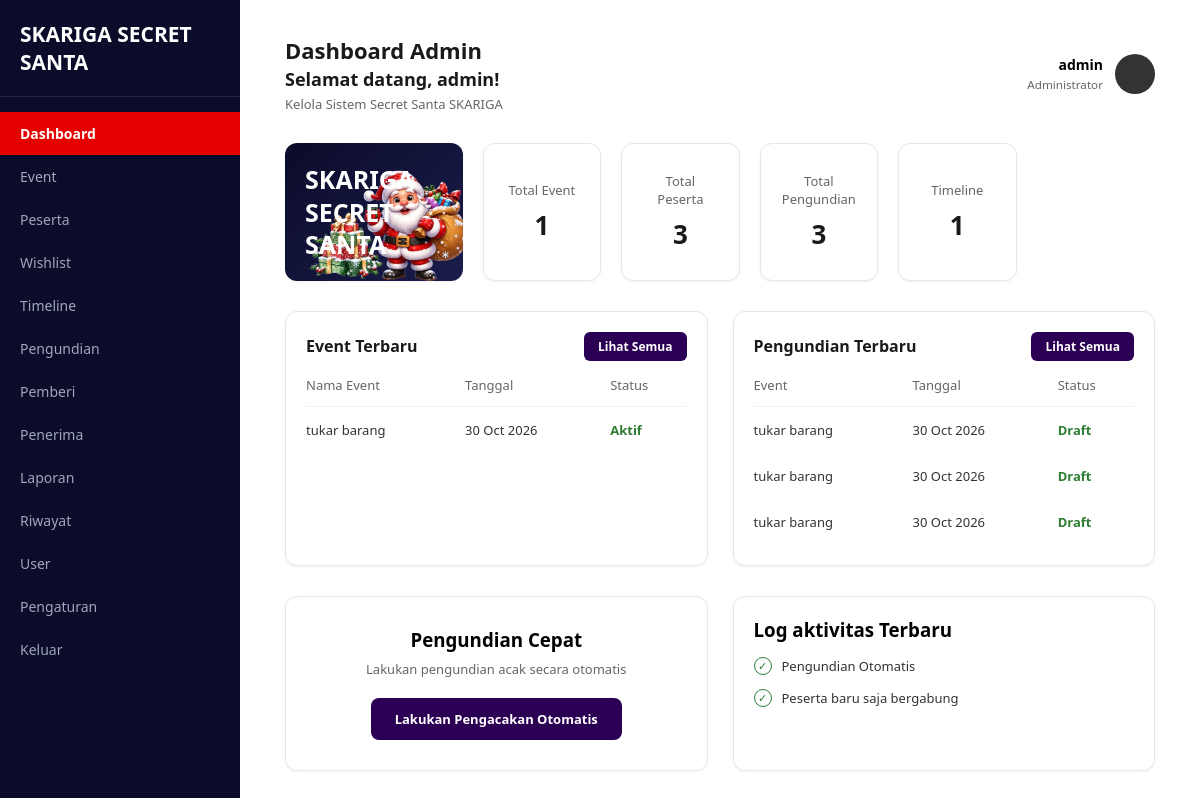
Screenshot of /pages/dashboard/menuadmin.php (signed in) with the database file from the repository.
### tables this page shows
CREATE TABLE `events` (
  `id` int(11) NOT NULL,
  `user_id` int(11) NOT NULL,
  `nama_event` varchar(150) NOT NULL,
  `deskripsi` text DEFAULT NULL,
  `budget` decimal(12,2) DEFAULT 0.00,
  `tanggal_event` date DEFAULT NULL,
  `status` enum('draft','aktif','selesai') DEFAULT 'draft',
  `created_at` timestamp NOT NULL DEFAULT current_timestamp()
);

### config/config.php (called while the page is built, shortened)
<?php
$base_url = 'http://localhost:8080/Project-TA-rey-nesya-rendra/';
function base_url($path = '')
{
    global $base_url;
    return $base_url . ltrim($path, '/');
}
?>

### includes/functions.php (called while the page is built, shortened)
<?php
function h($str)
{
    return htmlspecialchars((string) $str, ENT_QUOTES, 'UTF-8');
}
?>

### pages/dashboard/menuadmin.php (the view, shortened to what this page needs)
<?php
require_once __DIR__ . '/../../config/config.php';
require_once __DIR__ . '/../../includes/functions.php';
$total_event = (int) $conn->query("SELECT COUNT(*) AS total FROM events")->fetch_assoc()['total'];
$total_peserta = (int) $conn->query("SELECT COUNT(*) AS total FROM peserta")->fetch_assoc()['total'];
$total_pengundian = (int) $conn->query("SELECT COUNT(*) AS total FROM pengundian")->fetch_assoc()['total'];
$total_timeline = (int) $conn->query("SELECT COUNT(*) AS total FROM timeline")->fetch_assoc()['total'];
$event_terbaru = $conn->query(
    "SELECT nama_event, tanggal_event, status
     FROM events
     ORDER BY created_at DESC
     LIMIT 5"
);
$pengundian_terbaru = $conn->query(
    "SELECT e.nama_event, p.tanggal_undi, p.status
     FROM pengundian p
     JOIN events e ON e.id = p.event_id
     ORDER BY p.tanggal_undi DESC
     LIMIT 5"
);
?>
<!DOCTYPE html>
<html lang="id">
<head>
    <link rel="stylesheet" href="<?= base_url('assets/css/style_admin.css') ?>">
</head>
<body>
    <div class="dashboard-container">
        <aside>
            <div class="brand">
                <h2>SKARIGA SECRET SANTA</h2>
            </div>
            <nav>
                <ul>
                    <li class="active"><a href="<?= base_url('pages/dashboard/menuadmin.php') ?>">Dashboard</a></li>
                    <li><a href="<?= base_url('pages/event/event.php') ?>">Event</a></li>
                    <li><a href="<?= base_url('pages/peserta/index.php') ?>">Peserta</a></li>
                    <li><a href="<?= base_url('pages/wishlist/index.php') ?>">Wishlist</a></li>
                    <li><a href="<?= base_url('pages/timeline/index.php') ?>">Timeline</a></li>
                    <li><a href="<?= base_url('pages/pengundian/index.php') ?>">Pengundian</a></li>
                    <li><a href="<?= base_url('pages/pemberi/index.php') ?>">Pemberi</a></li>
                    <li><a href="<?= base_url('pages/penerima/index.php') ?>">Penerima</a></li>
                    <li><a href="<?= base_url('pages/laporan/index.php') ?>">Laporan</a></li>
                    <li><a href="<?= base_url('pages/riwayat/index.php') ?>">Riwayat</a></li>
                    <li><a href="<?= base_url('pages/user/index.php') ?>">User</a></li>
                    <li><a href="<?= base_url('pages/adminpengaturan/index.php') ?>">Pengaturan</a></li>
                    <li><a href="<?= base_url('logout.php') ?>">Keluar</a></li>
                </ul>
            </nav>
        </aside>
        <main>
            <header>
                <div class="header-title">
                    <h2>Dashboard Admin</h2>
                    <h3>Selamat datang, <?= h($_SESSION['nama'] ?? 'Admin') ?>!</h3>
                    <p>Kelola Sistem Secret Santa SKARIGA</p>
                </div>
                <a href="<?= base_url('pages/profiladmin/index.php') ?>"
                    class="user-profile"
                    style="text-decoration: none; color: inherit;">
                    <div style="text-align: right;">
                        <strong><?= h($_SESSION['nama'] ?? 'Admin') ?></strong><br>
                        <small style="color: #666;">Administrator</small>
                    </div>
                    <div class="user-avatar"></div>
                </a>
            </header>
            <section class="grid-4">
                <div class="card banner-card" style="position: relative; overflow: hidden;">
                    <h3 style="position: relative; z-index: 2;">
                        SKARIGA<br>
                        SECRET<br>
                        SANTA
                    </h3>
                    <img src="<?= base_url('assets/img/dasbor.png') ?>"
                        alt="santa"
                        style="
            position: absolute;
            right: -10px;
            top: 20px;
            width: 180px;
            z-index: 1;
         ">
                </div>
                <div class="card stat-card">
                    <p>Total Event</p>
                    <h3><?= $total_event ?></h3>
                </div>
                <div class="card stat-card">
                    <p>Total Peserta</p>
                    <h3><?= $total_peserta ?></h3>
                </div>
                <div class="card stat-card">
                    <p>Total Pengundian</p>
                    <h3><?= $total_pengundian ?></h3>
                </div>
                <div class="card stat-card">
                    <p>Timeline</p>
                    <h3><?= $total_timeline ?></h3>
                </div>
            </section>
            <section class="grid-2">
                <div class="card">
                    <div class="card-header">
                        <h3>Event Terbaru</h3>
                        <a href="<?= base_url('pages/event/event.php') ?>" class="btn-all">Lihat Semua</a>
                    </div>
                    <table>
                        <thead>
                            <tr>
                                <th>Nama Event</th>
                                <th>Tanggal</th>
                                <th>Status</th>
                            </tr>
                        </thead>
                        <tbody>
                            <?php if ($event_terbaru->num_rows === 0): ?>
                                <tr>
                                    <td colspan="3" style="text-align:center; color:#666;">Belum ada event</td>
                                </tr>
                            <?php else: ?>
                                <?php while ($e = $event_terbaru->fetch_assoc()): ?>
                                    <tr>
                                        <td><?= h($e['nama_event']) ?></td>
                                        <td><?= $e['tanggal_event'] ? date('d M Y', strtotime($e['tanggal_event'])) : '-' ?></td>
                                        <td class="<?= $e['status'] === 'aktif' ? 'badge-active' : 'badge-done' ?>">
                                            <?= h(ucfirst($e['status'])) ?>
                                        </td>
                                    </tr>
                                <?php endwhile; ?>
                            <?php endif; ?>
                        </tbody>
                    </table>
                </div>
                <div class="card">
                    <div class="card-header">
                        <h3>Pengundian Terbaru</h3>
                        <a href="#" class="btn-all">Lihat Semua</a>
                    </div>
                    <table>
                        <thead>
                            <tr>
                                <th>Event</th>
                                <th>Tanggal</th>
                                <th>Status</th>
                            </tr>
                        </thead>
                        <tbody>
                            <?php if ($pengundian_terbaru->num_rows === 0): ?>
                                <tr>
                                    <td colspan="3" style="text-align:center; color:#666;">Belum ada pengundian</td>
                                </tr>
                            <?php else: ?>
                                <?php while ($p = $pengundian_terbaru->fetch_assoc()): ?>
                                    <tr>
                                        <td><?= h($p['nama_event']) ?></td>
                                        <td><?= date('d M Y', strtotime($p['tanggal_undi'])) ?></td>
                                        <td class="<?= $p['status'] === 'terkirim' ? 'badge-done' : 'badge-active' ?>">
                                            <?= h(ucfirst($p['status'])) ?>
                                        </td>
                                    </tr>
                                <?php endwhile; ?>
                            <?php endif; ?>
                        </tbody>
                    </table>
                </div>
            </section>
            <section class="grid-2">
                <div class="card quick-draw">
                    <h3>Pengundian Cepat</h3>
                    <p>Lakukan pengundian acak secara otomatis</p>
                    <form action="" method="POST">
                        <button type="submit" name="acak" class="btn-primary">Lakukan Pengacakan Otomatis</button>
                    </form>
                </div>
                <div class="card">
                    <h3>Log aktivitas Terbaru</h3>
                    <ul class="log-list">
                        <li><span class="check-icon">✓</span> Pengundian Otomatis</li>
                        <li><span class="check-icon">✓</span> Peserta baru saja bergabung</li>
                    </ul>
                </div>
            </section>
        </main>
    </div>
</body>
</html>

### assets/css/style_admin.css (style rules this page uses)
* { box-sizing: border-box; margin: 0; padding: 0; font-family: 'Segoe UI', Tahoma, Geneva, Verdana, sans-serif; }
html, body { width: 100%; height: 100%; overflow-x: hidden; background-color: #ffffff; }
.dashboard-container { display: flex; width: 100vw; min-height: 100vh; background-color: #ffffff; }
aside { width: 240px; background-color: #0b0c2a; color: #ffffff; padding: 20px 0; flex-shrink: 0; min-height: 100vh; }
.brand { padding: 0 20px 20px 20px; font-size: 14px; font-weight: bold; border-bottom: 1px solid rgba(255, 255, 255, 0.1); }
aside nav ul { list-style: none; margin-top: 15px; }
aside nav ul li a { display: block; padding: 12px 20px; color: #a0a5ba; text-decoration: none; font-size: 14px; transition: all 0.3s ease; }
aside nav ul li.active a, aside nav ul li a:hover { background-color: #e60000; color: #ffffff; font-weight: bold; }
main { flex: 1; padding: 35px 45px; background-color: #ffffff; min-height: 100vh; }
header { display: flex; justify-content: space-between; align-items: center; margin-bottom: 30px; }
.header-title h2 { font-size: 22px; color: #1a1a1a; font-weight: 700; }
.header-title h3 { font-size: 18px; color: #1a1a1a; margin-top: 2px; }
.header-title p, .page-header p { font-size: 13px; color: #666; margin-top: 4px; }
.user-profile { display: flex; align-items: center; gap: 12px; font-size: 14px; text-align: right; }
.user-avatar { width: 40px; height: 40px; background-color: #333; border-radius: 50%; }
.grid-4 { display: grid; grid-template-columns: 1.5fr repeat(5, 1fr); gap: 20px; margin-bottom: 30px; }
.grid-2 { display: grid; grid-template-columns: 1fr 1fr; gap: 25px; margin-bottom: 30px; }
.card { border: 1px solid #e2e8f0; border-radius: 12px; padding: 20px; background-color: #ffffff; box-shadow: 0 1px 3px rgba(0, 0, 0, 0.05); }
.banner-card { background: linear-gradient(135deg, #0b0c2a 0%, #1a1c4b 100%); color: white; display: flex; flex-direction: column; justify-content: center; border: none; }
.banner-card h3 { font-size: 25px; line-height: 1.3; }
.stat-card { text-align: center; display: flex; flex-direction: column; justify-content: center; }
.stat-card p { font-size: 13px; color: #666; margin-bottom: 8px; }
.stat-card h3 { font-size: 26px; color: #1a1a1a; }
.card-header { display: flex; justify-content: space-between; align-items: center; margin-bottom: 15px; }
.card-header h3 { font-size: 16px; color: #1a1a1a; }
.btn-all { background-color: #2b0054; color: white; padding: 6px 14px; border-radius: 6px; font-size: 12px; text-decoration: none; font-weight: 600; }
table { width: 100%; border-collapse: collapse; font-size: 13px; }
table th { text-align: left; color: #666; font-weight: 500; padding-bottom: 12px; border-bottom: 1px solid #edf2f7; }
table td { padding: 14px 0; color: #333; }
.badge-active, .badge-done { color: #2e7d32; font-weight: 600; }
.quick-draw { display: flex; flex-direction: column; align-items: center; text-align: center; justify-content: center; padding: 30px 20px; }
.quick-draw p { font-size: 13px; color: #666; margin: 8px 0 20px 0; }
.btn-primary { background-color: #2b0054; color: white; border: none; padding: 12px 24px; border-radius: 8px; font-weight: 600; cursor: pointer; font-size: 13px; transition: background 0.3s ease; }
.log-list { list-style: none; margin-top: 15px; }
.log-list li { font-size: 13px; color: #333; margin-bottom: 14px; display: flex; align-items: center; gap: 10px; }
.check-icon { color: #2e7d32; border: 1px solid #2e7d32; border-radius: 50%; width: 18px; height: 18px; display: inline-flex; align-items: center; justify-content: center; font-size: 11px; }

### rows the page displays
events: nama_event "tukar barang", tanggal_event "30 Oct 2026", status "Aktif"

### other values shown
$_SESSION['nama'] "admin"
$total_event "1"
$total_peserta "3"
$total_pengundian "3"
$total_timeline "1"
$p['nama_event'] "tukar barang"
date('d M Y', strtotime($p['tanggal_undi'])) "30 Oct 2026"
$p['status'] "Draft"
